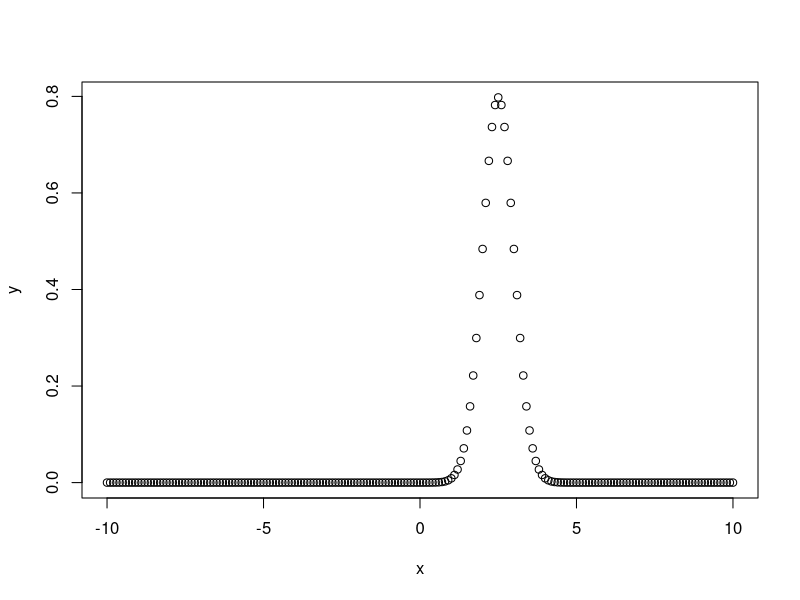
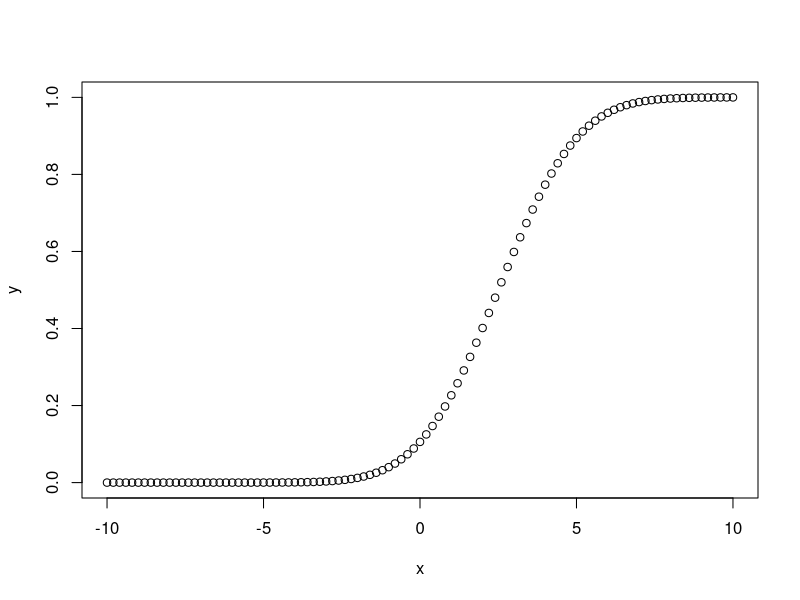
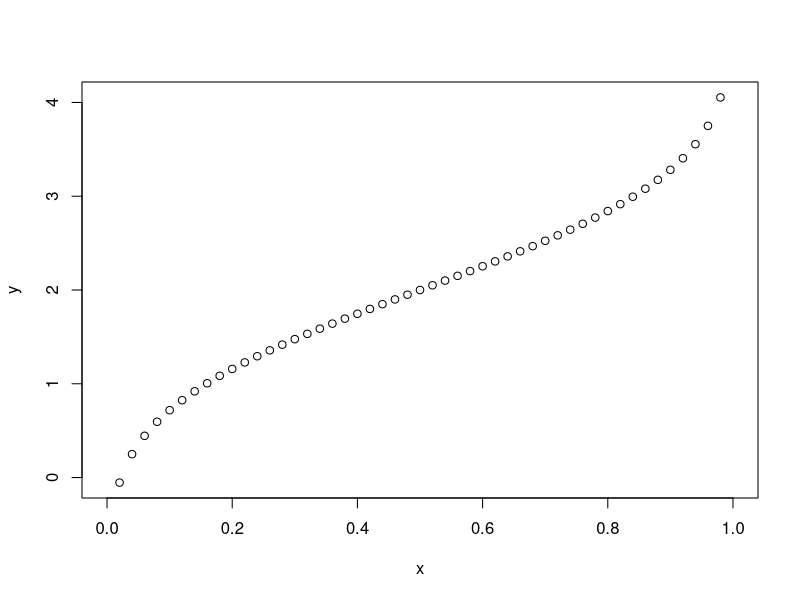
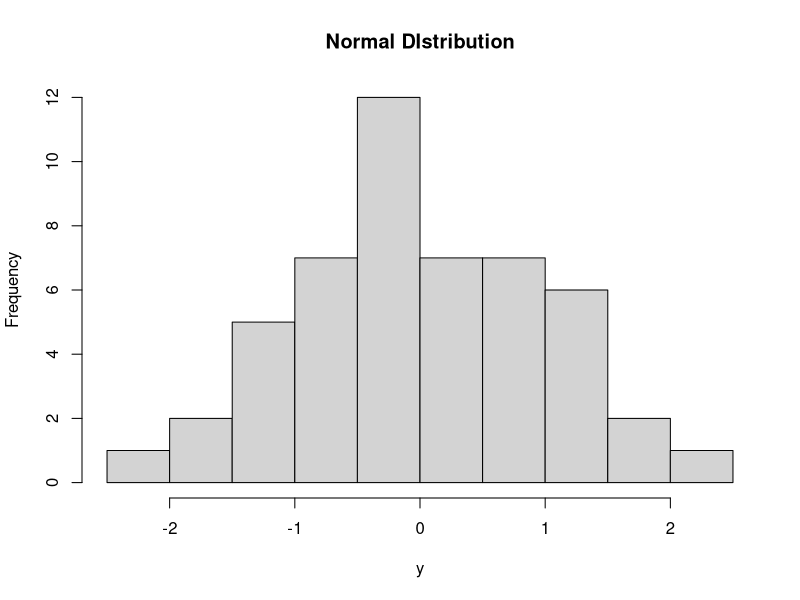

Write R code to recreate these figures, in order.
# Lab- 11
#Aim: To generate normally distributed data of random variables

#Dnorm()
# Create a sequence of numbers between -10 and 10 incrementing by 0.1.
x <- seq(-10, 10, by = .1)
# Choose the mean as 2.5 and standard deviation as 0.5.
y <- dnorm(x, mean = 2.5, sd = 0.5)
# Give the chart file a name.
png(file = "dnorm.png")
plot(x,y)
# Save the file.
dev.off()

# Create a sequence of numbers between -10 and 10 incrementing by 0.2.
x <- seq(-10,10,by = .2)
# Choose the mean as 2.5 and standard deviation as 2.
y <- pnorm(x, mean = 2.5, sd = 2)
# Give the chart file a name.
png(file = "pnorm.png")
# Plot the graph.
plot(x,y)
# Save the file.
dev.off()

# Create a sequence of probability values incrementing by 0.02.
x <- seq(0, 1, by = 0.02)

# Choose the mean as 2 and standard deviation as 3.
y <- qnorm(x, mean = 2, sd = 1)

# Give the chart file a name.
png(file = "qnorm.png")

# Plot the graph.
plot(x,y)

# Save the file.
dev.off()

# Create a sample of 50 numbers which are normally distributed.
y <- rnorm(50)

# Give the chart file a name.
png(file = "rnorm.png")

# Plot the histogram for this sample.
hist(y, main = "Normal DIstribution")

# Save the file.  
dev.off()

